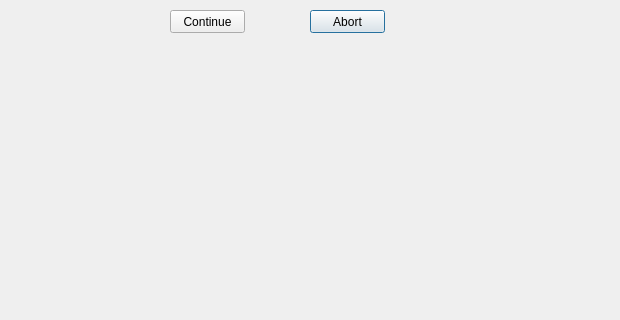
<?xml version="1.0" encoding="UTF-8"?>
<ui version="4.0">
 <class>ExamineDlg</class>
 <widget class="QDialog" name="ExamineDlg">
  <property name="geometry">
   <rect>
    <x>0</x>
    <y>0</y>
    <width>620</width>
    <height>320</height>
   </rect>
  </property>
  <property name="sizePolicy">
   <sizepolicy hsizetype="Ignored" vsizetype="Ignored">
    <horstretch>0</horstretch>
    <verstretch>0</verstretch>
   </sizepolicy>
  </property>
  <property name="minimumSize">
   <size>
    <width>620</width>
    <height>320</height>
   </size>
  </property>
  <property name="windowTitle">
   <string notr="true">Examine Image</string>
  </property>
  <widget class="QTDisplay" name="Display1" native="true">
   <property name="geometry">
    <rect>
     <x>10</x>
     <y>40</y>
     <width>601</width>
     <height>261</height>
    </rect>
   </property>
   <property name="sizePolicy">
    <sizepolicy hsizetype="Ignored" vsizetype="Ignored">
     <horstretch>0</horstretch>
     <verstretch>0</verstretch>
    </sizepolicy>
   </property>
  </widget>
  <widget class="QPushButton" name="AbortButton">
   <property name="geometry">
    <rect>
     <x>310</x>
     <y>10</y>
     <width>75</width>
     <height>23</height>
    </rect>
   </property>
   <property name="text">
    <string>Abort</string>
   </property>
  </widget>
  <widget class="QPushButton" name="ContinueButton">
   <property name="geometry">
    <rect>
     <x>170</x>
     <y>10</y>
     <width>75</width>
     <height>23</height>
    </rect>
   </property>
   <property name="text">
    <string>Continue</string>
   </property>
  </widget>
 </widget>
 <customwidgets>
  <customwidget>
   <class>QTDisplay</class>
   <extends>QWidget</extends>
   <header location="global">qtdisplay.h</header>
   <container>1</container>
  </customwidget>
 </customwidgets>
 <resources/>
 <connections>
  <connection>
   <sender>ContinueButton</sender>
   <signal>clicked()</signal>
   <receiver>ExamineDlg</receiver>
   <slot>accept()</slot>
   <hints>
    <hint type="sourcelabel">
     <x>278</x>
     <y>253</y>
    </hint>
    <hint type="destinationlabel">
     <x>96</x>
     <y>254</y>
    </hint>
   </hints>
  </connection>
 </connections>
</ui>
